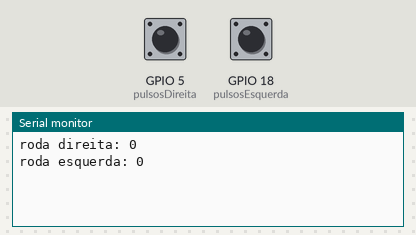
Bench run of a sketch on a simulated ESP32. On the bench: the last lines printed to the serial monitor. The inputs (shaded band) are chosen by the test bench; at power-on: GPIO 5 (pulsosDireita) LOW, GPIO 18 (pulsosEsquerda) LOW.

Above: at 1.2 s.
1.3 s: GPIO 5 (pulsosDireita) pulled HIGH for 0.15 s
2.9 s: GPIO 18 (pulsosEsquerda) pulled HIGH for 0.15 s
At 4.4 s:
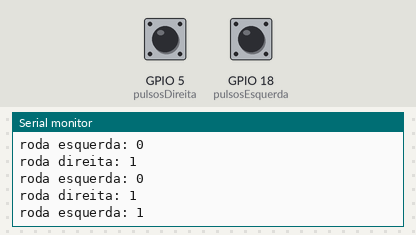
4.5 s: GPIO 5 (pulsosDireita) pulled HIGH for 1 s
7.0 s: GPIO 18 (pulsosEsquerda) pulled HIGH for 1 s
At 9.3 s:
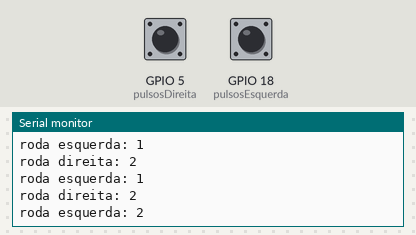
Timing chart, 0 to 10.5 s (numbered marks = the images above; inputs shaded):
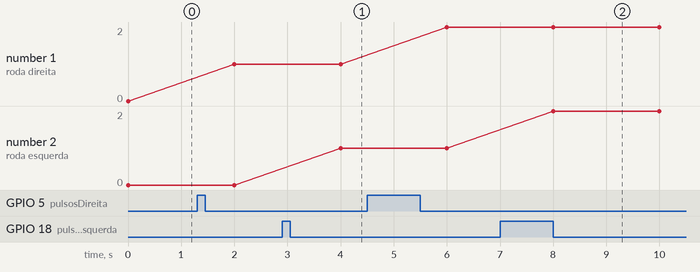

Measured:
- after the input at 2.9 s, the serial monitor: prints a new line after 1.1 s (image 1)
- after the input at 7.0 s, the serial monitor: prints a new line after 1.0 s (image 2)
- plotted number 1: 0 → 1 after the input at 1.3 s, 1 → 2 after the input at 4.5 s

The sketch:

interrupcao_conta_pulsos.ino
```cpp
#define pulsosDireita 5
#define pulsosEsquerda 18
#define TEMPO_DEBOUNCE 10 //ms

int contador0_acionamentos = 0;
int contador1_acionamentos = 0;
unsigned long timestamp0_ultimo_acionamento = 0;
unsigned long timestamp1_ultimo_acionamento = 0;

/* Função ISR (chamada quando há geração da
interrupção) */
void IRAM_ATTR funcao_ISR0()
{
/* Conta acionamentos do botão considerando debounce */
if ( (millis() - timestamp0_ultimo_acionamento) >= TEMPO_DEBOUNCE )
{
contador0_acionamentos++;
timestamp0_ultimo_acionamento = millis();
}

}
void IRAM_ATTR funcao_ISR1()
{
/* Conta acionamentos do botão considerando debounce */
if ( (millis() - timestamp1_ultimo_acionamento) >= TEMPO_DEBOUNCE )
{
contador1_acionamentos++;
timestamp1_ultimo_acionamento = millis();
}
}

void setup()
{
Serial.begin(115200);

/* Configura o GPIO do botão como entrada
e configura interrupção externa no modo
RISING para ele.
*/
pinMode(pulsosDireita, INPUT);
pinMode(pulsosEsquerda, INPUT);
attachInterrupt(pulsosDireita, funcao_ISR0, RISING);
attachInterrupt(pulsosEsquerda, funcao_ISR1, RISING);
}

void loop()
{
Serial.print("roda direita: ");
Serial.println(contador0_acionamentos);
Serial.print("roda esquerda: ");
Serial.println(contador1_acionamentos);
delay(2000);
}
```
